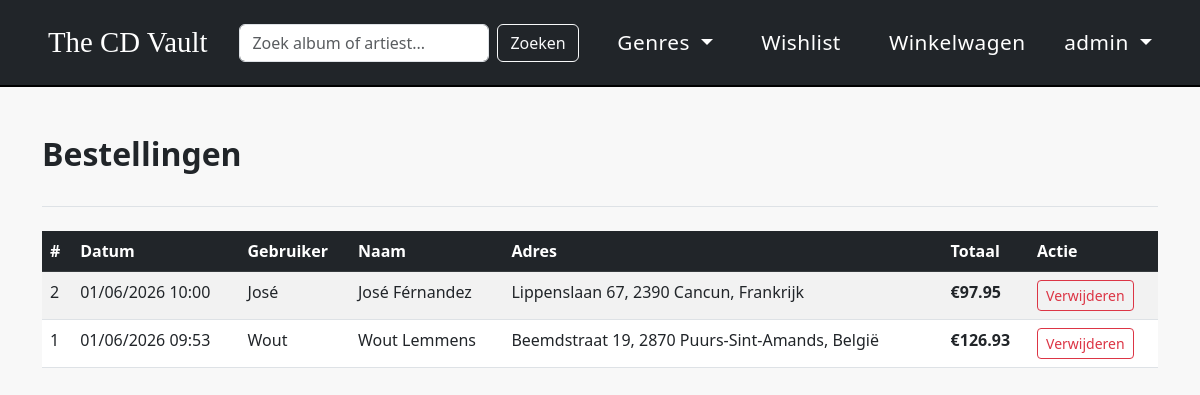
Before: /admin/orders (signed in) with the older database file.
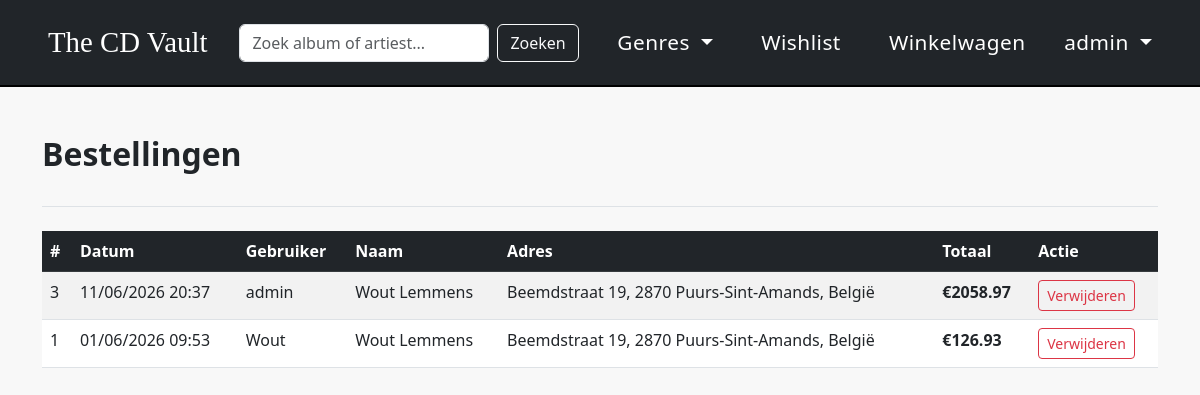
After: the same page with the newer database file.
### tables this page shows
CREATE TABLE orders (
        id INTEGER PRIMARY KEY AUTOINCREMENT,
        user_id INTEGER,
        username TEXT,
        voornaam TEXT,
        achternaam TEXT,
        straat TEXT,
        huisnummer TEXT,
        postcode TEXT,
        stad TEXT,
        land TEXT,
        totaal REAL,
        datum TEXT,
        FOREIGN KEY(user_id) REFERENCES users(id)
    );

### app.py (the view)
@app.route("/admin/orders")
def admin_orders():
    if "user_id" not in session or not session.get("is_admin"):
        return redirect("/")
    con = get_db()
    orders = con.execute("SELECT * FROM orders ORDER BY id DESC").fetchall()
    con.close()
    return render_template("admin_orders.html", orders=orders)

### app.py (called while the page is built)
def get_db():
    con = sqlite3.connect(DB)
    con.row_factory = sqlite3.Row
    return con

### Templates/admin_orders.html
{% extends "layout.html" %}
{% block content %}
<div class="py-4 mb-4 border-bottom d-flex justify-content-between align-items-center">
    <h2 class="fw-bold">Bestellingen</h2>
</div>
{% if orders %}
<table class="table table-striped">
    <thead class="table-dark">
        <tr>
            <th>#</th>
            <th>Datum</th>
            <th>Gebruiker</th>
            <th>Naam</th>
            <th>Adres</th>
            <th>Totaal</th>
            <th>Actie</th>
        </tr>
    </thead>
    <tbody>
        {% for order in orders %}
        <tr>
            <td>{{ order.id }}</td>
            <td>{{ order.datum }}</td>
            <td>{{ order.username }}</td>
            <td>{{ order.voornaam }} {{ order.achternaam }}</td>
            <td>{{ order.straat }} {{ order.huisnummer }}, {{ order.postcode }} {{ order.stad }}, {{ order.land }}</td>
            <td class="fw-bold">€{{ "%.2f"|format(order.totaal) }}</td>
            <td>
                <a href="/admin/orders/delete/{{ order.id }}" class="btn btn-outline-danger btn-sm" onclick="return confirm('Zeker verwijderen?')">Verwijderen</a>
            </td>
        </tr>
        {% endfor %}
    </tbody>
</table>
{% else %}
<p class="text-muted">Nog geen bestellingen.</p>
{% endif %}
{% endblock %}

### Templates/layout.html (shortened to what this page needs)
<!DOCTYPE html>
<html lang="nl">
<head>
    <link rel="stylesheet" href="https://cdn.jsdelivr.net/npm/bootstrap@5.3/dist/css/bootstrap.min.css">
    <link rel="stylesheet" href="/static/style.css">
</head>
<body>
<nav class="navbar navbar-dark bg-dark">
    <div class="container-fluid px-5 d-flex justify-content-between align-items-center">
        <div class="d-flex align-items-center gap-3">
            <a class="navbar-brand" href="/">The CD Vault</a>
            <form action="/zoek" method="GET" class="d-flex">
                <input type="text" name="q" class="form-control" placeholder="Zoek album of artiest..." style="width: 250px;">
                <button type="submit" class="btn btn-outline-light ms-2">Zoeken</button>
            </form>
        </div>
        <div class="d-flex gap-5 align-items-center">
            <div class="dropdown">
                <a class="nav-link dropdown-toggle" href="#" data-bs-toggle="dropdown">
                    Genres
                </a>
            </div>
            <a class="nav-link" href="/wishlist">Wishlist</a>
            <a class="nav-link position-relative" href="/cart">
                Winkelwagen
            </a>
        </div>
        {% if session.username %}
            <div class="dropdown">
                <a class="nav-link dropdown-toggle" href="#" data-bs-toggle="dropdown">
                    {{ session.username }}
                </a>
            </div>
        {% else %}
            <a class="nav-link" href="/login">Inloggen</a>
        {% endif %}
    </div>
</nav>
<div class="container mt-4">
    {% block content %}{% endblock %}
</div>
</body>
</html>

Changed rows visible on the page:
removed orders: id "2", datum "01/06/2026 10:00", username "José", voornaam "José", achternaam "Férnandez", straat "Lippenslaan", huisnummer "67", postcode "2390", stad "Cancun", land "Frankrijk", totaal "97.95"
added orders: username "admin", id "3", datum "11/06/2026 20:37", voornaam "Wout", achternaam "Lemmens", straat "Beemdstraat", huisnummer "19", postcode "2870", stad "Puurs-Sint-Amands", land "België", totaal "2058.97"
Other visible differences:
{{ session.username }}: "admin" → (not shown)
